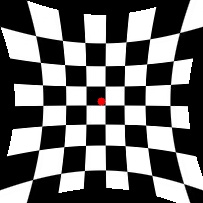
#> input picture result_concat_res.jpg, 203 x 203 px
$ python forTest.py
#> lines starting #> are read from the running program, lines starting #| are printed output that depends on the picture
from PIL import Image, ImageDraw


def fill_circle_with_image(image_path, circle_size=(84 * 2, 84 * 2), save=False):
    """
    将给定图片裁剪出指定大小的圆形区域，并可选择保存结果。
    参数:
    image_path (str): 原始图片的文件路径
    circle_size (tuple): 圆形的尺寸（宽，高），默认是(84, 84)
    """
#> called with image_path = 'result_concat_res.jpg', circle_size = (168, 168), save = True
    # 打开原始图片
    img = Image.open(image_path).convert("RGBA")
    width, height = circle_size
    orig_width, orig_height = img.size
#> orig_width = 203; orig_height = 203

    # 计算以图片中心为基准的裁剪区域坐标（确保圆形在图片中间）
    left = (orig_width - width) // 2
#> left = 17
    upper = (orig_height - height) // 2
#> upper = 17
    right = left + width
#> right = 185
    lower = upper + height
#> lower = 185

    # 创建一个透明的新图像，大小与目标圆形一致
    circle_img = Image.new('RGBA', (width, height), (0, 0, 0, 0))
#> circle_img: PIL image 168x168 RGBA; every value is 0
    draw = ImageDraw.Draw(circle_img)
    # 在新图像上绘制圆形，这里填充白色作为示例，可以根据需要调整
    draw.ellipse((0, 0, width, height), fill=(255, 255, 255, 255))

    # 从原始图片中裁剪出对应区域（以中心为准的矩形区域，后续再用圆形裁剪）
    img = img.crop((left, upper, right, lower))
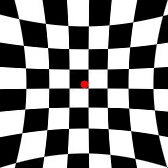
#> img: PIL image 168x168 RGBA; mean R, G, B, A 126.4, 126, 126, 255

    # 使用圆形遮罩来裁剪图片，通过alpha通道合成
    img.putalpha(circle_img.split()[-1])
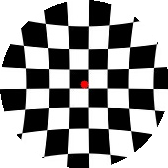
#> img: PIL image 168x168 RGBA; mean R, G, B, A 126.4, 126, 126, 202.1; transparent parts drawn white
    circle_img.paste(img, (0, 0), img)

    circle_img.show()
    print(circle_img.size)
#| (168, 168)
    if save:
        rgb_im = circle_img.convert('RGB')
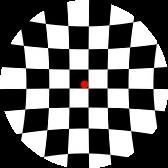
#> rgb_im: PIL image 168x168 RGB; mean R, G, B 102.5, 102.1, 102.1
        rgb_im.save(image_path[:-4] + '_circle.jpg')


if __name__ == '__main__':
    image_path = "result_concat_res.jpg"  # 替换为你的实际图片路径
    fill_circle_with_image(image_path, save=True)
